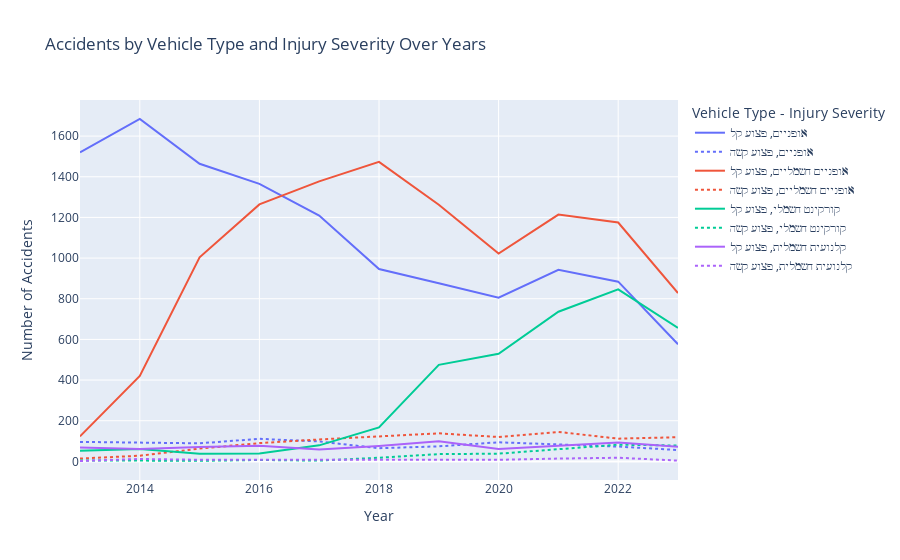

Here is the notebook cell this chart was saved with:
### Code cell
import plotly.express as px

# Pivot the DataFrame as we did for Matplotlib
pivoted_df = imh_mv_injury_gb.pivot_table(index='accident_year', 
                                          columns=['involve_vehicle_type_hebrew', 'injury_severity_hebrew'], 
                                          values='count')

# Reset the index to turn it into a column
pivoted_df = pivoted_df.reset_index()

# Melt the DataFrame to long format
melted_df = pivoted_df.melt(id_vars='accident_year', var_name=['involve_vehicle_type_hebrew', 'injury_severity_hebrew'], value_name='count')

# Drop NA values if any (in case there are years with no accidents for certain combinations)
melted_df = melted_df.dropna()

# Create the plot
fig = px.line(melted_df, 
              x='accident_year', 
              y='count', 
              color='involve_vehicle_type_hebrew', 
              line_dash='injury_severity_hebrew',
              title='Accidents by Vehicle Type and Injury Severity Over Years')

# Update layout
fig.update_layout(xaxis_title='Year',
                  yaxis_title='Number of Accidents',
                  legend_title='Vehicle Type - Injury Severity')

# Show the plot
fig.show()

### Figure 1 — Plotly figure (JSON) as saved in the notebook; plotly's stock layout.template omitted (floating-point values rounded to 4 significant figures)
{"data": [{"hovertemplate": "involve_vehicle_type_hebrew=אופניים<br>injury_severity_hebrew=פצוע קל<br>accident_year=%{x}<br>count=%{y}<extra></extra>", "legendgroup": "אופניים, פצוע קל", "line": {"color": "#636efa", "dash": "solid"}, "marker": {"symbol": "circle"}, "mode": "lines", "name": "אופניים, פצוע קל", "orientation": "v", "showlegend": true, "type": "scatter", "x": [2013, 2014, 2015, 2016, 2017, 2018, 2019, 2020, 2021, 2022, 2023], "xaxis": "x", "y": [1520, 1684, 1464, 1365, 1209, 946, 876, 805, 942, 884, 576], "yaxis": "y"}, {"hovertemplate": "involve_vehicle_type_hebrew=אופניים<br>injury_severity_hebrew=פצוע קשה<br>accident_year=%{x}<br>count=%{y}<extra></extra>", "legendgroup": "אופניים, פצוע קשה", "line": {"color": "#636efa", "dash": "dot"}, "marker": {"symbol": "circle"}, "mode": "lines", "name": "אופניים, פצוע קשה", "orientation": "v", "showlegend": true, "type": "scatter", "x": [2013, 2014, 2015, 2016, 2017, 2018, 2019, 2020, 2021, 2022, 2023], "xaxis": "x", "y": [96, 94, 89, 111, 98, 65, 74, 94, 82, 73, 56], "yaxis": "y"}, {"hovertemplate": "involve_vehicle_type_hebrew=אופניים חשמליים<br>injury_severity_hebrew=פצוע קל<br>accident_year=%{x}<br>count=%{y}<extra></extra>", "legendgroup": "אופניים חשמליים, פצוע קל", "line": {"color": "#EF553B", "dash": "solid"}, "marker": {"symbol": "circle"}, "mode": "lines", "name": "אופניים חשמליים, פצוע קל", "orientation": "v", "showlegend": true, "type": "scatter", "x": [2013, 2014, 2015, 2016, 2017, 2018, 2019, 2020, 2021, 2022, 2023], "xaxis": "x", "y": [123, 420, 1004, 1264, 1377, 1473, 1262, 1022, 1214, 1175, 828], "yaxis": "y"}, {"hovertemplate": "involve_vehicle_type_hebrew=אופניים חשמליים<br>injury_severity_hebrew=פצוע קשה<br>accident_year=%{x}<br>count=%{y}<extra></extra>", "legendgroup": "אופניים חשמליים, פצוע קשה", "line": {"color": "#EF553B", "dash": "dot"}, "marker": {"symbol": "circle"}, "mode": "lines", "name": "אופניים חשמליים, פצוע קשה", "orientation": "v", "showlegend": true, "type": "scatter", "x": [2013, 2014, 2015, 2016, 2017, 2018, 2019, 2020, 2021, 2022, 2023], "xaxis": "x", "y": [14, 28, 63, 90, 108, 122, 138, 120, 145, 112, 119], "yaxis": "y"}, {"hovertemplate": "involve_vehicle_type_hebrew=קורקינט חשמלי<br>injury_severity_hebrew=פצוע קל<br>accident_year=%{x}<br>count=%{y}<extra></extra>", "legendgroup": "קורקינט חשמלי, פצוע קל", "line": {"color": "#00cc96", "dash": "solid"}, "marker": {"symbol": "circle"}, "mode": "lines", "name": "קורקינט חשמלי, פצוע קל", "orientation": "v", "showlegend": true, "type": "scatter", "x": [2013, 2014, 2015, 2016, 2017, 2018, 2019, 2020, 2021, 2022, 2023], "xaxis": "x", "y": [53, 61, 38, 39, 79, 167, 475, 529, 736, 846, 657], "yaxis": "y"}, {"hovertemplate": "involve_vehicle_type_hebrew=קורקינט חשמלי<br>injury_severity_hebrew=פצוע קשה<br>accident_year=%{x}<br>count=%{y}<extra></extra>", "legendgroup": "קורקינט חשמלי, פצוע קשה", "line": {"color": "#00cc96", "dash": "dot"}, "marker": {"symbol": "circle"}, "mode": "lines", "name": "קורקינט חשמלי, פצוע קשה", "orientation": "v", "showlegend": true, "type": "scatter", "x": [2013, 2014, 2015, 2016, 2017, 2018, 2019, 2020, 2021, 2022, 2023], "xaxis": "x", "y": [5, 5, 3, 7, 4, 18, 36, 38, 61, 82, 78], "yaxis": "y"}, {"hovertemplate": "involve_vehicle_type_hebrew=קלנועית חשמלית<br>injury_severity_hebrew=פצוע קל<br>accident_year=%{x}<br>count=%{y}<extra></extra>", "legendgroup": "קלנועית חשמלית, פצוע קל", "line": {"color": "#ab63fa", "dash": "solid"}, "marker": {"symbol": "circle"}, "mode": "lines", "name": "קלנועית חשמלית, פצוע קל", "orientation": "v", "showlegend": true, "type": "scatter", "x": [2013, 2014, 2015, 2016, 2017, 2018, 2019, 2020, 2021, 2022, 2023], "xaxis": "x", "y": [69, 61, 71, 77, 58, 76, 99, 61, 77, 93, 72], "yaxis": "y"}, {"hovertemplate": "involve_vehicle_type_hebrew=קלנועית חשמלית<br>injury_severity_hebrew=פצוע קשה<br>accident_year=%{x}<br>count=%{y}<extra></extra>", "legendgroup": "קלנועית חשמלית, פצוע קשה", "line": {"color": "#ab63fa", "dash": "dot"}, "marker": {"symbol": "circle"}, "mode": "lines", "name": "קלנועית חשמלית, פצוע קשה", "orientation": "v", "showlegend": true, "type": "scatter", "x": [2013, 2014, 2015, 2016, 2017, 2018, 2019, 2020, 2021, 2022, 2023], "xaxis": "x", "y": [2, 12, 8, 8, 9, 10, 8, 8, 14, 18, 4], "yaxis": "y"}], "layout": {"legend": {"title": {"text": "Vehicle Type - Injury Severity"}, "tracegroupgap": 0}, "title": {"text": "Accidents by Vehicle Type and Injury Severity Over Years"}, "xaxis": {"anchor": "y", "domain": [0, 1], "title": {"text": "Year"}}, "yaxis": {"anchor": "x", "domain": [0, 1], "title": {"text": "Number of Accidents"}}}}
